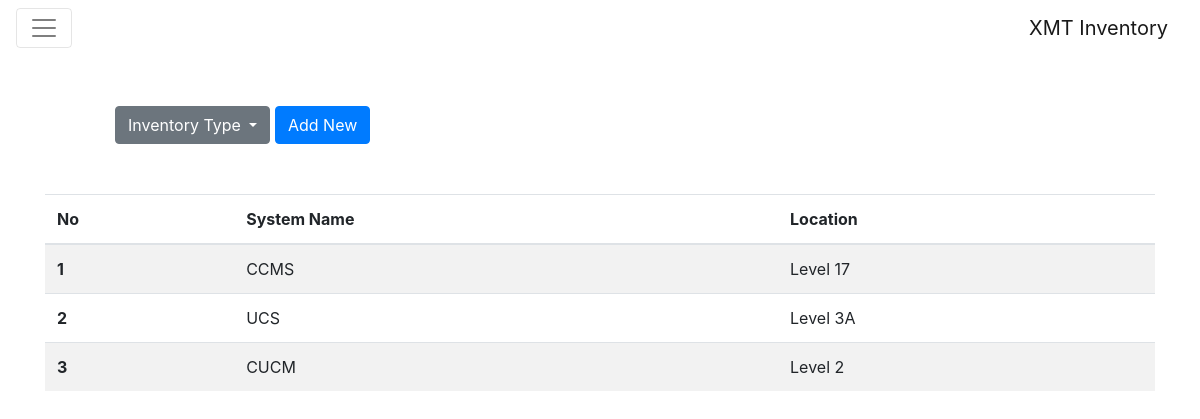
The app's page /inventory/system/ with its own data.
### Inventory/models.py (models this page shows)
class System(models.Model):
    systemName = models.CharField(max_length=120)
    location = models.CharField(max_length=120)

### Inventory/views.py (the view)
def system(request):
    template = loader.get_template('system/system.html')
    systems = System.objects.all()
    context = {
        'systems': systems
    }
    return HttpResponse(template.render(context, request))

### Inventory/templates/system/system.html (shortened to what this page needs)
{% extends 'base.html' %}
{% block inventory %}
    <div class="row">
        <div class="col-10 offset-md-1">
          <div class="dropdown">
            <button class="btn btn-secondary dropdown-toggle" type="button" id="dropdownMenuButton" data-toggle="dropdown" aria-haspopup="true" aria-expanded="false" style="display: inline">
              Inventory Type
            </button>
            <a href="/inventory/system/add"><button class="btn btn-primary">Add New</button></a>
          </div>
        </div>
    </div>
{% endblock %}
{% block body %}
  <div class="container" style="margin-top: 50px">
          <div class="row">
            <div class="col align-self-start">
              <table class="table table-striped table-fixed">
                <thead class="thead-inverse">
                  <tr>
                    <th>No</th>
                    <th>System Name</th>
                    <th>Location</th>
                  </tr>
                </thead>
                <tbody>
                {% for s in systems %}
                  <tr>
                    <th scope="row">{{ forloop.counter }}</th>
                    <td>{{ s.systemName }}</td>
                    <td>{{ s.location }}</td>
                  </tr>
                {% endfor %}
                </tbody>
              </table>
            </div>
          </div>
        </div>
{% endblock %}

### records on screen
System: systemName "CCMS", location "Level 17"
System: systemName "UCS", location "Level 3A"
System: systemName "CUCM", location "Level 2"
